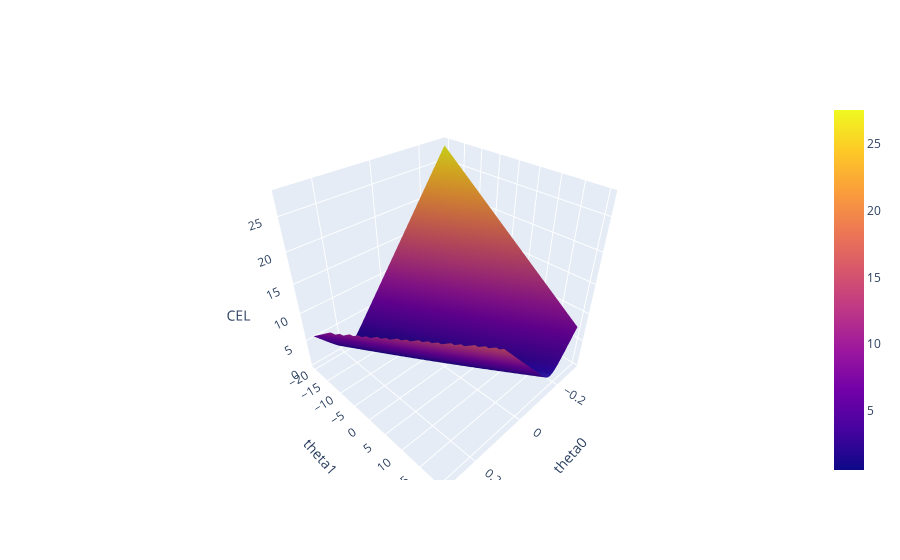

This figure's notebook cell:
### Markdown cell above
### Plotting Cross-Entropy Loss

The cell below plots your cross-entropy loss function. Note that the surface has no big flat regions, which makes it easy to optimize.

Note: Feel free to ignore the divide by zero warning.

### Code cell
import plotly.graph_objects as go

num_points = 50 # increase for better resolution, but it will run more slowly. 

if (num_points <= 100):

    uvalues = np.linspace(-0.3, 0.3, num_points)
    vvalues = np.linspace(-20, 20, num_points)
    (u,v) = np.meshgrid(uvalues, vvalues)
    thetas = np.vstack((u.flatten(),v.flatten()))

    CEL = np.array([cel_for_model_on_NBA_data(t) for t in thetas.T])

    loss_surface = go.Surface(x=u, y=v, z=np.reshape(CEL, u.shape))

    fig = go.Figure(data=[loss_surface])
    fig.update_layout(scene = dict(
        xaxis_title = "theta0",
        yaxis_title = "theta1",
        zaxis_title = "CEL"))
    fig.show()
else:
    print("Picking num points > 100 can be really slow. If you really want to try, edit the code above so that this if statement doesn't trigger.")

### Figure 1 — Plotly figure (JSON) as saved in the notebook; plotly's stock layout.template omitted (floating-point values rounded to 4 significant figures; data arrays with more than 128 entries replaced by an {"elided": "..."} marker saying what was removed)
{"data": [{"type": "surface", "x": {"elided": "50x50 float values"}, "y": {"elided": "50x50 float values"}, "z": {"elided": "50x50 float values"}}], "layout": {"scene": {"xaxis": {"title": {"text": "theta0"}}, "yaxis": {"title": {"text": "theta1"}}, "zaxis": {"title": {"text": "CEL"}}}}}
